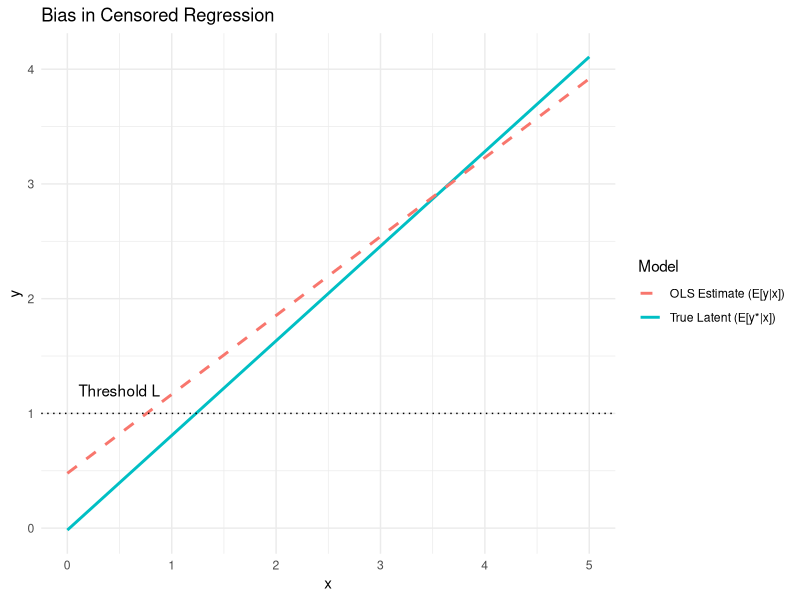
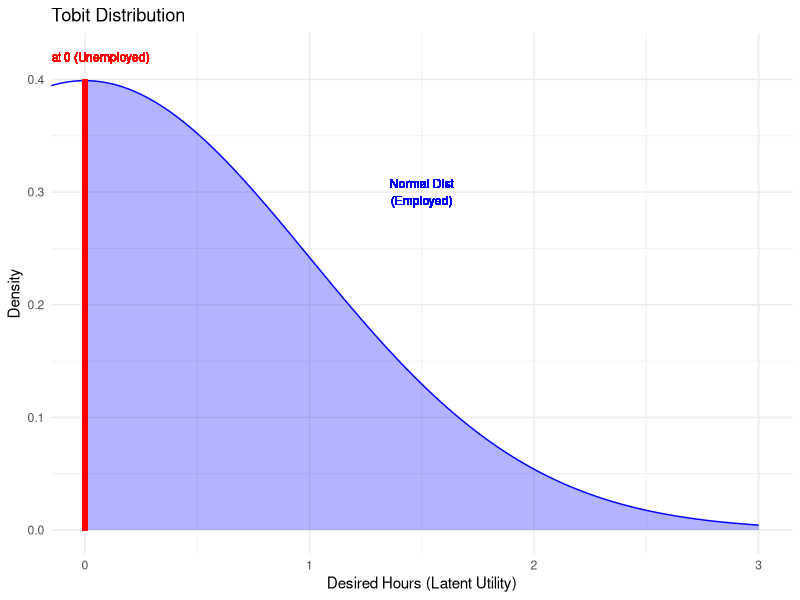

The R source for these figures, in order:
## ---- chunk 1
#| echo: false
#| fig-height: 4
#| warning: false

library(ggplot2)

set.seed(123)
x <- seq(0, 5, length.out = 100)
y_star <- 0.8 * x + rnorm(100, 0, 0.5) # True latent
L <- 1
y_obs <- pmax(y_star, L) # Censored

df <- data.frame(x, y_star, y_obs)

ggplot(df, aes(x = x)) +
  geom_smooth(aes(y = y_star, color = "True Latent (E[y*|x])"), method = "lm", se = FALSE) +
  geom_smooth(aes(y = y_obs, color = "OLS Estimate (E[y|x])"), method = "lm", se = FALSE, linetype="dashed") +
  geom_hline(yintercept = L, linetype = "dotted") +
  annotate("text", x = 0.5, y = L + 0.2, label = "Threshold L") +
  labs(y = "y", title = "Bias in Censored Regression", color = "Model") +
  theme_minimal()
## ---- chunk 2
#| echo: false
#| fig-height: 3
#| warning: false

x_vals <- seq(-3, 3, length.out=200)
y_vals <- dnorm(x_vals)

df_norm <- data.frame(x=x_vals, y=y_vals)

ggplot(df_norm, aes(x, y)) +
  geom_line(color="blue") +
  geom_area(data = subset(df_norm , x >= 0), fill="blue", alpha=0.3) +
  geom_segment(aes(x=0, y=0, xend=0, yend=0.4), color="red", size=1.5) +
  geom_text(aes(x=0, y=0.42, label="Mass at 0 (Unemployed)"), color="red", size=3) +
  geom_text(aes(x=1.5, y=0.3, label="Normal Dist\n(Employed)"), color="blue", size=3) +
  labs(x="Desired Hours (Latent Utility)", y="Density", title="Tobit Distribution") +
  theme_minimal() +
  coord_cartesian(xlim = c(0, 3))
